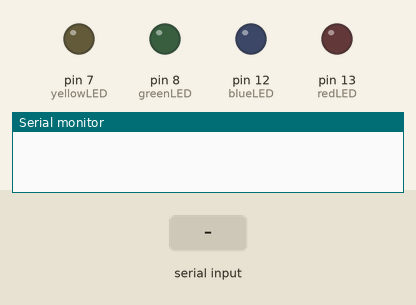
The sketch below on a simulated Arduino Uno, built with avr-gcc and run on an emulated ATmega328P. On the bench: output pins drawn as LEDs (lit = HIGH), the last lines printed to the serial monitor. The test bench sets the inputs (shaded band).

Above: at 1.2 s.
1.3 s: "30,150\n" received over Serial
At 2.0 s:
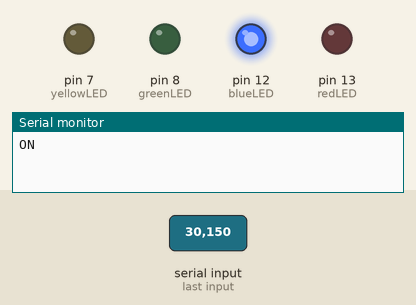
4.3 s: "90,45\n" received over Serial
At 6.3 s:
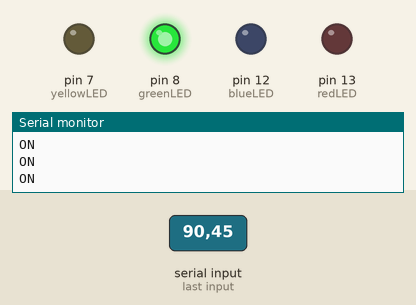
6.8 s: "2\n" received over Serial
At 7.8 s:
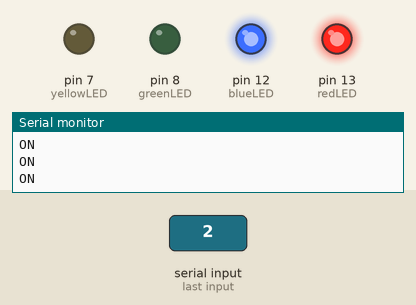
9.8 s: "1\n" received over Serial
At 10.9 s:
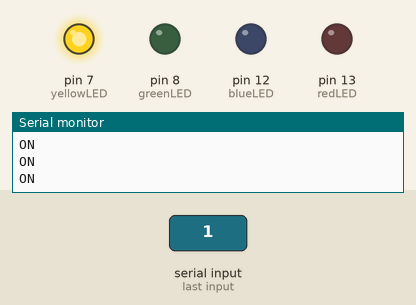
12.8 s: "3\n" received over Serial
At 13.2 s:
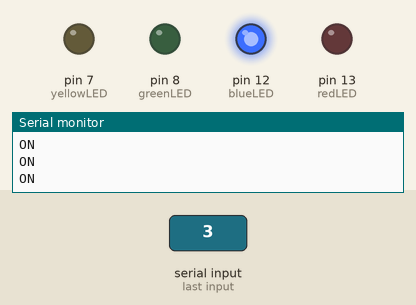
Timing chart, 0 to 16.3 s (numbered marks = the images above; inputs shaded):
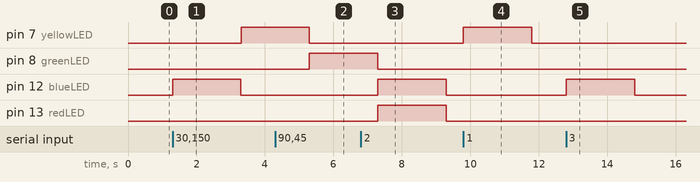

The sketch:

primedConversionArduinoCode.ino
```cpp
/*This arduino code needs to be running before you start the python code*/
int greenLED = 8;
int redLED = 13;
int blueLED = 12;
int yellowLED = 7;
int val = 0;
/*Val corresponds with the input value in python*/
void setup() {
  Serial.begin(9600);
  Serial.flush();
  pinMode(greenLED, OUTPUT);
  pinMode(redLED, OUTPUT);
  pinMode(blueLED, OUTPUT);
  pinMode(yellowLED, OUTPUT);
}
/* 1 = yellow (UV), 2 = red & blue (PC), 3 = blue (green excitation), 4 = green (red excitation)*/
void loop() {
  if (Serial.available() > 0) {
    int val = char(Serial.read()) - '0';
    /*If 1 is read as the input value, the LED will turn on for 2 seconds */
    if (val == 1) {
      Serial.write("ON\n");
      digitalWrite(yellowLED, HIGH);
      delay(2000);
      digitalWrite(yellowLED, LOW);
    }
    else if (val == 2){
        Serial.write("ON\n");
        digitalWrite(redLED, HIGH);
        digitalWrite(blueLED, HIGH);
        delay(2000);
        digitalWrite(redLED, LOW);
        digitalWrite(blueLED, LOW);
    }
    else if (val == 3) {
      Serial.write("ON\n");
      digitalWrite(blueLED, HIGH);
      delay(2000);
      digitalWrite(blueLED, LOW);
    }
    else if (val == 4) {
      Serial.write("ON\n");
      digitalWrite(greenLED, HIGH);
      delay(2000);
      digitalWrite(greenLED, LOW);
    }
  }

}
```

Measured:
- after the input at 1.3 s, pin 7 (yellowLED): LOW → HIGH after 2.0 s; pin 12 (blueLED): LOW → HIGH at once, → LOW 2.0 s later
- after the input at 4.3 s, pin 8 (greenLED): LOW → HIGH after 1.0 s
- after the input at 6.8 s, pin 12 (blueLED), pin 13 (redLED): LOW → HIGH after 0.50 s, → LOW 2.0 s later
- after the input at 9.8 s, pin 7 (yellowLED): LOW → HIGH at once, → LOW 2.0 s later
- after the input at 12.8 s, pin 12 (blueLED): LOW → HIGH at once, → LOW 2.0 s later
